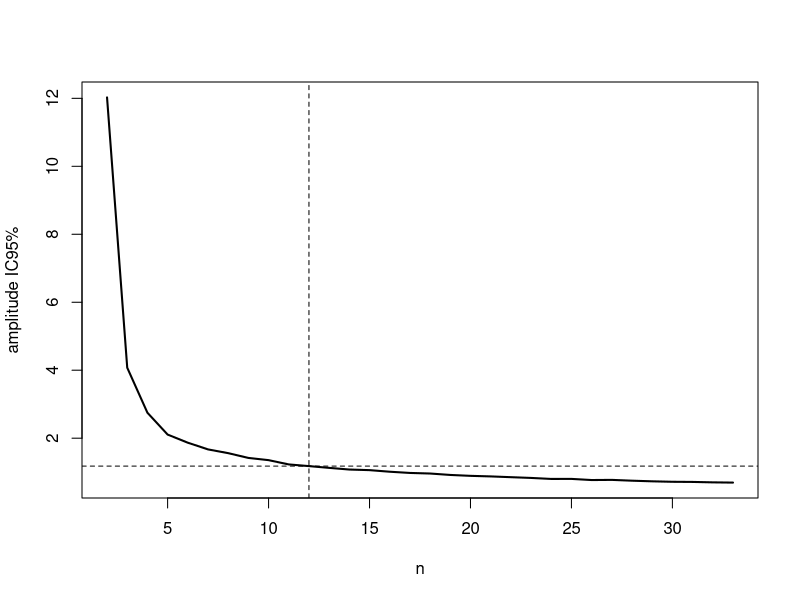

R code for this plot:
# demo_vanBelle.R

B <- 1000
n <- 2
h <- NA
fim <- FALSE
tam_amostras <- c()
amplitudes <- c()
while (!fim)
{
  soma <- 0
  for (b in 1:B)
  {
    amostra <- rexp(n)
    res <- t.test(amostra,mu=0)
    soma <- soma+abs(res$conf.int[2]-res$conf.int[1])
  }
  amplitude.ic95 <- soma/B
  tam_amostras <- c(tam_amostras,n)
  amplitudes <- c(amplitudes,amplitude.ic95)
  # guarda a horizontal para n=12 
  if (n==12) {h <- amplitude.ic95}
  
  if (amplitude.ic95<0.7)
  {
    fim<-TRUE
  }
  n <- n+1
}
plot(tam_amostras, amplitudes,
     xlab="n", ylab="amplitude IC95%",
     type="l", lwd=2)
abline(v=12,lty=2)
abline(h=h,lty=2)
